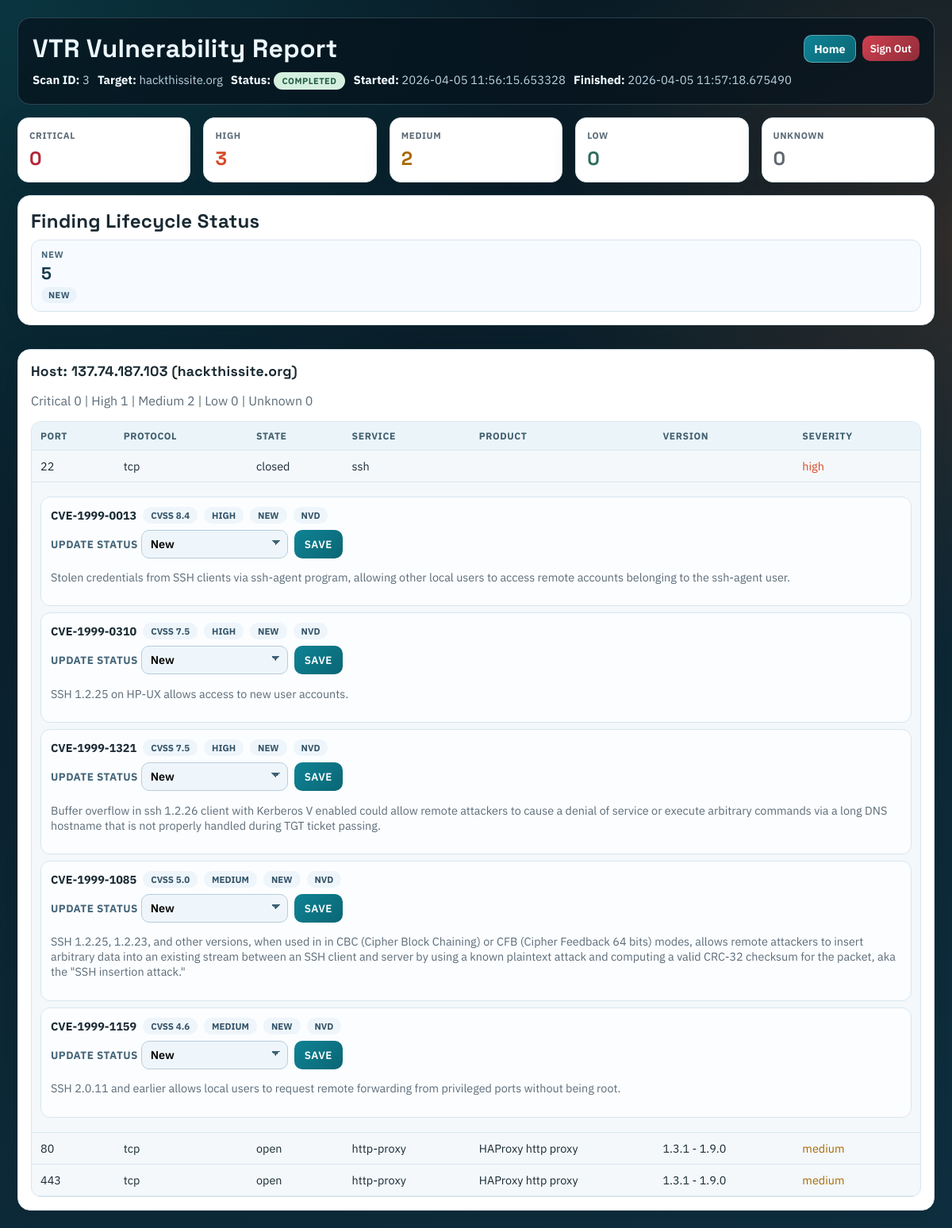
/report/3 (signed in), run on the app's committed database.
### app/models.py (models this page shows)
class Scan(db.Model):
    __tablename__ = "scans"
    id = db.Column(db.Integer, primary_key=True)
    target = db.Column(db.String(256), nullable=False)
    started_at = db.Column(db.DateTime, default=datetime.utcnow)
    finished_at = db.Column(db.DateTime, nullable=True)
    raw_xml = db.Column(db.Text, nullable=True)  # optional: keep xml for debugging
    hosts = db.relationship("Host", backref="scan", cascade="all, delete-orphan")
    findings = db.relationship("VulnerabilityFinding", backref="scan", cascade="all, delete-orphan")

class Host(db.Model):
    __tablename__ = "hosts"
    id = db.Column(db.Integer, primary_key=True)
    scan_id = db.Column(db.Integer, db.ForeignKey("scans.id"), nullable=False)
    ip = db.Column(db.String(64), nullable=False)
    hostname = db.Column(db.String(256), nullable=True)
    services = db.relationship("Service", backref="host", cascade="all, delete-orphan")
    findings = db.relationship("VulnerabilityFinding", backref="host", cascade="all, delete-orphan")

class Service(db.Model):
    __tablename__ = "services"
    id = db.Column(db.Integer, primary_key=True)
    host_id = db.Column(db.Integer, db.ForeignKey("hosts.id"), nullable=False)
    port = db.Column(db.Integer, nullable=False)
    protocol = db.Column(db.String(16), nullable=False)
    state = db.Column(db.String(32), nullable=True)
    service_name = db.Column(db.String(128), nullable=True)
    product = db.Column(db.String(256), nullable=True)
    version = db.Column(db.String(128), nullable=True)
    findings = db.relationship("VulnerabilityFinding", backref="service", cascade="all, delete-orphan")

class VulnerabilityFinding(db.Model):
    __tablename__ = "vulnerability_findings"
    id = db.Column(db.Integer, primary_key=True)
    scan_id = db.Column(db.Integer, db.ForeignKey("scans.id"), nullable=False)
    host_id = db.Column(db.Integer, db.ForeignKey("hosts.id"), nullable=False)
    service_id = db.Column(db.Integer, db.ForeignKey("services.id"), nullable=False)
    cve_id = db.Column(db.String(32), nullable=False)
    description = db.Column(db.Text, nullable=True)
    cvss_score = db.Column(db.Float, nullable=True)
    severity = db.Column(db.String(16), nullable=False)
    source = db.Column(db.String(32), nullable=False, default="nvd")
    status = db.Column(db.String(32), nullable=False, default="new")
    first_seen_at = db.Column(db.DateTime, default=datetime.utcnow)
    last_seen_at = db.Column(db.DateTime, default=datetime.utcnow)

### app/routes.py (the view)
@main.route("/report/<int:scan_id>")
@login_required
def report(scan_id):
    scan = Scan.query.get_or_404(scan_id)
    status = _scan_status(scan)
    error_message = _scan_error(scan)
    hosts = []
    counts = {"critical": 0, "high": 0, "medium": 0, "low": 0, "unknown": 0}
    finding_counts_by_status = {}
    findings_by_service_id = {}
    for finding in scan.findings:
        findings_by_service_id.setdefault(finding.service_id, []).append(finding)
        finding_status = (finding.status or "new").lower()
        finding_counts_by_status[finding_status] = finding_counts_by_status.get(finding_status, 0) + 1
        sev = (finding.severity or "unknown").lower()
        if sev not in counts:
            sev = "unknown"
        counts[sev] += 1
    for h in scan.hosts:
        host_services = []
        host_counts = {"critical": 0, "high": 0, "medium": 0, "low": 0, "unknown": 0}
        for s in h.services:
            service_findings = findings_by_service_id.get(s.id, [])
            service_severity = _classify_service_severity(
                {
                    "port": s.port,
                    "state": s.state,
                    "service": s.service_name,
                }
            )
            if service_findings:
                scored = [f.cvss_score for f in service_findings if f.cvss_score is not None]
                best_score = max(scored) if scored else None
                service_severity = _severity_from_score(best_score)
                host_counts[service_severity if service_severity in host_counts else "unknown"] += 1
            else:
                host_counts[service_severity] += 1
            host_services.append(
                {
                    "port": s.port,
                    "protocol": s.protocol,
                    "state": s.state,
                    "service": s.service_name,
                    "product": s.product,
                    "version": s.version,
                    "severity": service_severity,
                    "findings": [
                        {
                            "id": f.id,
                            "cve_id": f.cve_id,
                            "cvss_score": f.cvss_score,
                            "severity": f.severity,
                            "status": f.status,
                            "source": f.source,
                            "description": f.description,
                        }
                        for f in service_findings
                    ],
                }
            )
        hosts.append({
            "ip": h.ip,
            "hostname": h.hostname,
            "services": host_services,
            "counts": host_counts,
        })
    return render_template(
        "report.html",
        scan=scan,
        hosts=hosts,
        counts=counts,
        status=status,
        error_message=error_message,
        finding_counts_by_status=finding_counts_by_status,
    )

### app/routes.py (called while the page is built)
def _classify_service_severity(service):
    state = (service.get("state") or "").lower()
    if state != "open":
        return "low"
    port = service.get("port") or 0
    service_name = (service.get("service_name") or service.get("service") or "").lower()
    if port in _CRITICAL_PORTS or service_name in _CRITICAL_SERVICES:
        return "critical"
    if port in _HIGH_PORTS or service_name in _HIGH_SERVICES:
        return "high"
    if port > 0:
        return "medium"
    return "low"

def _scan_status(scan):
    raw_xml = scan.raw_xml or ""
    if scan.finished_at is None:
        if raw_xml.startswith("STATUS:RUNNING"):
            return "running"
        return "queued"
    if "\n\nERROR:" in raw_xml or raw_xml.startswith("ERROR:"):
        return "failed"
    return "completed"

def _scan_error(scan):
    raw_xml = scan.raw_xml or ""
    marker = "ERROR:"
    idx = raw_xml.rfind(marker)
    if idx == -1:
        return None
    return raw_xml[idx + len(marker):].strip() or "Unknown scan error"

def _severity_from_score(score):
    if score is None:
        return "unknown"
    if score >= 9.0:
        return "critical"
    if score >= 7.0:
        return "high"
    if score >= 4.0:
        return "medium"
    return "low"

def _is_authenticated():
    return bool(session.get("authenticated"))

def login_required(view_func):
    @wraps(view_func)
    def wrapper(*args, **kwargs):
        if _is_authenticated():
            return view_func(*args, **kwargs)
        flash("Please sign in to continue", "danger")
        return redirect(url_for("main.login", next=request.path))
    return wrapper

### app/templates/report.html (shortened to what this page needs)
<!doctype html>
<html>
<head>
</head>
<body>
  <div class="layout">
    <header class="header">
      <div class="header-top">
        <h1>VTR Vulnerability Report</h1>
        <div class="header-actions">
          <a class="home-btn" href="{{ url_for('main.home') }}">Home</a>
          <form action="{{ url_for('main.logout') }}" method="post">
            <button class="signout" type="submit">Sign Out</button>
          </form>
        </div>
      </div>
      <div class="meta">
        <span><strong>Scan ID:</strong> {{ scan.id }}</span>
        <span><strong>Target:</strong> {{ scan.target }}</span>
        <span><strong>Status:</strong> <span id="scanStatusBadge" class="badge {{ status }}">{{ status }}</span></span>
        <span><strong>Started:</strong> {{ scan.started_at }}</span>
        <span><strong>Finished:</strong> <span id="scanFinishedAt">{{ scan.finished_at or "Not finished" }}</span></span>
      </div>
    </header>
    <section class="grid">
      <article class="sev-card"><div class="label">Critical</div><div class="value sev-critical">{{ counts.critical }}</div></article>
      <article class="sev-card"><div class="label">High</div><div class="value sev-high">{{ counts.high }}</div></article>
      <article class="sev-card"><div class="label">Medium</div><div class="value sev-medium">{{ counts.medium }}</div></article>
      <article class="sev-card"><div class="label">Low</div><div class="value sev-low">{{ counts.low }}</div></article>
      <article class="sev-card"><div class="label">Unknown</div><div class="value sev-unknown">{{ counts.unknown }}</div></article>
    </section>
    {% if finding_counts_by_status %}
      <section class="panel">
        <h2>Finding Lifecycle Status</h2>
        <div class="lifecycle-grid">
          {% for key, value in finding_counts_by_status.items() %}
            <article class="lifecycle-card">
              <span class="lifecycle-label">{{ key.replace('_', ' ') }}</span>
              <span class="lifecycle-value">{{ value }}</span>
              <span class="status-chip">{{ key.replace('_', ' ') }}</span>
            </article>
          {% endfor %}
        </div>
      </section>
    {% endif %}
    {% if hosts %}
      {% for host in hosts %}
        <section class="panel">
          <h2 class="host-title">Host: {{ host.ip }} {% if host.hostname %}({{ host.hostname }}){% endif %}</h2>
          <p class="muted">
            Critical {{ host.counts.critical }} |
            High {{ host.counts.high }} |
            Medium {{ host.counts.medium }} |
            Low {{ host.counts.low }} |
            Unknown {{ host.counts.unknown }}
          </p>
          <div class="service-table-wrap">
            <table>
              <thead><tr><th>Port</th><th>Protocol</th><th>State</th><th>Service</th><th>Product</th><th>Version</th><th>Severity</th></tr></thead>
              <tbody>
                {% for svc in host.services %}
                <tr>
                  <td>{{ svc.port }}</td>
                  <td>{{ svc.protocol }}</td>
                  <td>{{ svc.state }}</td>
                  <td>{{ svc.service }}</td>
                  <td>{{ svc.product or "" }}</td>
                  <td>{{ svc.version or "" }}</td>
                  <td class="sev-{{ svc.severity }}">{{ svc.severity }}</td>
                </tr>
                {% if svc.findings %}
                <tr>
                  <td colspan="7">
                    {% for finding in svc.findings %}
                      <div class="finding-card">
                        <div class="finding-top">
                          <strong>{{ finding.cve_id }}</strong>
                          <span class="chip">CVSS {{ finding.cvss_score if finding.cvss_score is not none else "N/A" }}</span>
                          <span class="chip">{{ finding.severity }}</span>
                          <span class="chip">{{ finding.status }}</span>
                          <span class="chip">{{ finding.source }}</span>
                        </div>
                        <form class="finding-form" action="{{ url_for('main.update_finding_status', finding_id=finding.id) }}" method="post">
                          <label>
                            Update status
                            <select name="status">
                              <option value="new" {% if finding.status == 'new' %}selected{% endif %}>New</option>
                            </select>
                          </label>
                          <button type="submit">Save</button>
                        </form>
                        {% if finding.description %}
                          <p class="muted">{{ finding.description }}</p>
                        {% endif %}
                      </div>
                    {% endfor %}
                  </td>
                </tr>
                {% endif %}
                {% endfor %}
              </tbody>
            </table>
          </div>
        </section>
      {% endfor %}
    {% else %}
      <section class="panel">
        <p id="noHostsMsg">No hosts discovered.</p>
      </section>
    {% endif %}
  </div>
</body>
</html>

### data on the page
Scan: id "3", target "hackthissite.org", started_at "2026-04-05 11:56:15.653328", finished_at "2026-04-05 11:57:18.675490"
Host: ip "137.74.187.103", hostname "hackthissite.org", counts.critical "0", counts.high "1", counts.medium "2", counts.low "0", counts.unknown "0"
Service: port "22", protocol "tcp", state "closed", service "ssh", severity "high"
VulnerabilityFinding: cve_id "CVE-1999-0013", cvss_score "8.4", severity "HIGH", status "NEW", source "NVD", status "New", description "Stolen credentials from SSH clients via ssh-agent program, allowing other local users to access remote accounts belonging to the ssh-agent user."
VulnerabilityFinding: cve_id "CVE-1999-0310", cvss_score "7.5", severity "HIGH", status "NEW", source "NVD", status "New", description "SSH 1.2.25 on HP-UX allows access to new user accounts."
VulnerabilityFinding: cve_id "CVE-1999-1321", cvss_score "7.5", severity "HIGH", status "NEW", source "NVD", status "New", description "Buffer overflow in ssh 1.2.26 client with Kerberos V enabled could allow remote attackers to cause a denial of service or execute arbitrary commands via a long DNS hostname that is not properly handled during TGT ticket passing."
VulnerabilityFinding: cve_id "CVE-1999-1085", cvss_score "5.0", severity "MEDIUM", status "NEW", source "NVD", status "New", description "SSH 1.2.25, 1.2.23, and other versions, when used in in CBC (Cipher Block Chaining) or CFB (Cipher Feedback 64 bits) modes, allows remote attackers to insert arbitrary data into an existing stream between an SSH client and server by using a known plaintext attack and computing a valid CRC-32 checksum for the packet, aka the \"SSH insertion attack.\""
VulnerabilityFinding: cve_id "CVE-1999-1159", cvss_score "4.6", severity "MEDIUM", status "NEW", source "NVD", status "New", description "SSH 2.0.11 and earlier allows local users to request remote forwarding from privileged ports without being root."
Service: port "80", protocol "tcp", state "open", service "http-proxy", product "HAProxy http proxy", version "1.3.1 - 1.9.0", severity "medium"
Service: port "443", protocol "tcp", state "open", service "http-proxy", product "HAProxy http proxy", version "1.3.1 - 1.9.0", severity "medium"

### other printed values
{{ status }} "COMPLETED"
{{ counts.critical }} "0"
{{ counts.high }} "3"
{{ counts.medium }} "2"
{{ counts.low }} "0"
{{ counts.unknown }} "0"
{{ key.replace('_', ' ') }} "NEW"
{{ value }} "5"
